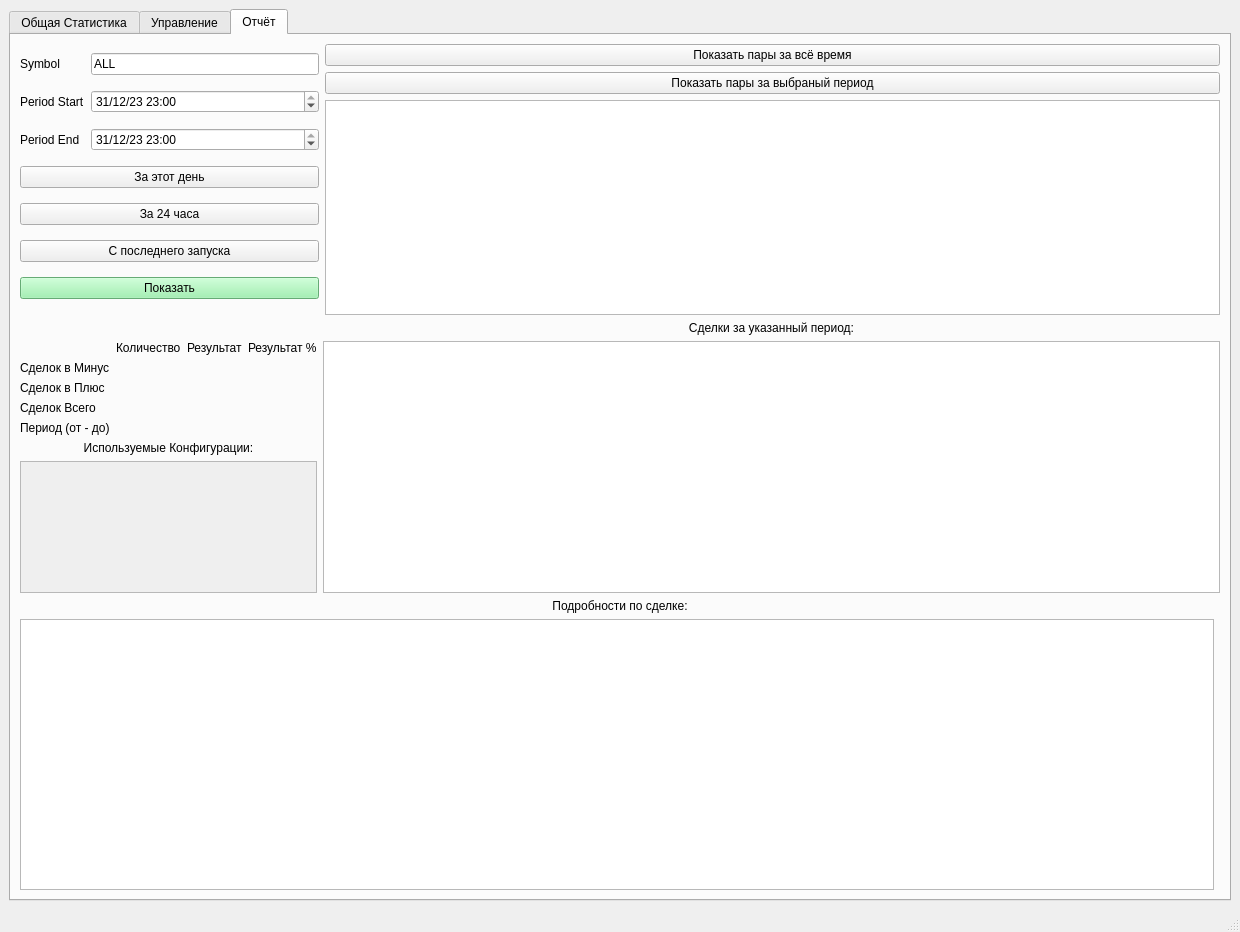
<?xml version="1.0" encoding="UTF-8"?>
<ui version="4.0">
 <class>MainWindow</class>
 <widget class="QMainWindow" name="MainWindow">
  <property name="geometry">
   <rect>
    <x>0</x>
    <y>0</y>
    <width>1240</width>
    <height>932</height>
   </rect>
  </property>
  <property name="windowTitle">
   <string>MainWindow</string>
  </property>
  <widget class="QWidget" name="centralwidget">
   <layout class="QGridLayout" name="gridLayout_12">
    <item row="0" column="0">
     <widget class="QTabWidget" name="tabWidget">
      <property name="enabled">
       <bool>true</bool>
      </property>
      <property name="maximumSize">
       <size>
        <width>16777215</width>
        <height>16777215</height>
       </size>
      </property>
      <property name="currentIndex">
       <number>2</number>
      </property>
      <widget class="QWidget" name="tab_general">
       <attribute name="title">
        <string>Общая Статистика</string>
       </attribute>
       <layout class="QGridLayout" name="gridLayout_5" rowstretch="0,0,0,0,0,0,0,0,0,0">
        <item row="2" column="0">
         <widget class="QPushButton" name="rapid_stop_all_btn">
          <property name="styleSheet">
           <string notr="true">background: rgb(237, 51, 59);
font: 11pt &quot;Cantarell&quot;;
color:  rgb(0, 0, 0); </string>
          </property>
          <property name="text">
           <string>Market Stop All</string>
          </property>
         </widget>
        </item>
        <item row="1" column="0">
         <widget class="QPushButton" name="stop_all_btn">
          <property name="text">
           <string>Stop New Signals</string>
          </property>
         </widget>
        </item>
        <item row="3" column="1">
         <widget class="QPushButton" name="refresh_open_deals_btn">
          <property name="text">
           <string>Обновить</string>
          </property>
         </widget>
        </item>
        <item row="5" column="1">
         <widget class="QPushButton" name="refresh_finished_deals_btn">
          <property name="text">
           <string>Обновить</string>
          </property>
         </widget>
        </item>
        <item row="8" column="0">
         <widget class="QLabel" name="logger_lbl">
          <property name="text">
           <string>События работы стратегий:</string>
          </property>
         </widget>
        </item>
        <item row="3" column="0">
         <widget class="QLabel" name="label">
          <property name="text">
           <string>Открытые позиции</string>
          </property>
         </widget>
        </item>
        <item row="0" column="1" rowspan="3">
         <layout class="QGridLayout" name="gridLayout_4">
          <item row="1" column="1">
           <widget class="QLabel" name="depo_start_val">
            <property name="text">
             <string/>
            </property>
            <property name="alignment">
             <set>Qt::AlignRight|Qt::AlignTrailing|Qt::AlignVCenter</set>
            </property>
           </widget>
          </item>
          <item row="0" column="0">
           <widget class="QLabel" name="tss_lbl">
            <property name="text">
             <string>Время с момента запуска: </string>
            </property>
           </widget>
          </item>
          <item row="2" column="0">
           <widget class="QLabel" name="depo_current_lbl">
            <property name="text">
             <string>Текущий депозит:</string>
            </property>
           </widget>
          </item>
          <item row="2" column="1">
           <widget class="QLabel" name="depo_current_val">
            <property name="text">
             <string/>
            </property>
            <property name="alignment">
             <set>Qt::AlignRight|Qt::AlignTrailing|Qt::AlignVCenter</set>
            </property>
           </widget>
          </item>
          <item row="1" column="0">
           <widget class="QLabel" name="depo_start_lbl">
            <property name="text">
             <string>Депозит на момент запуска:  </string>
            </property>
           </widget>
          </item>
          <item row="0" column="1">
           <widget class="QLabel" name="tss_val">
            <property name="text">
             <string/>
            </property>
            <property name="alignment">
             <set>Qt::AlignRight|Qt::AlignTrailing|Qt::AlignVCenter</set>
            </property>
           </widget>
          </item>
          <item row="3" column="0">
           <widget class="QLabel" name="depo_delta_lbl">
            <property name="text">
             <string>Изменение депозита:</string>
            </property>
           </widget>
          </item>
          <item row="3" column="1">
           <widget class="QLabel" name="depo_delta_val">
            <property name="text">
             <string/>
            </property>
            <property name="alignment">
             <set>Qt::AlignRight|Qt::AlignTrailing|Qt::AlignVCenter</set>
            </property>
           </widget>
          </item>
         </layout>
        </item>
        <item row="5" column="0">
         <widget class="QLabel" name="finished_deals_lbl">
          <property name="text">
           <string>Завершенные сделки</string>
          </property>
         </widget>
        </item>
        <item row="6" column="0" colspan="2">
         <widget class="QTableView" name="finished_deals_table"/>
        </item>
        <item row="0" column="0">
         <widget class="QPushButton" name="start_all_btn">
          <property name="styleSheet">
           <string notr="true">background: rgb(143, 240, 164);
font: 11pt &quot;Cantarell&quot;;
color:  rgb(0, 0, 0);</string>
          </property>
          <property name="text">
           <string>Start All</string>
          </property>
         </widget>
        </item>
        <item row="9" column="0" colspan="2">
         <widget class="QTextBrowser" name="logger_field"/>
        </item>
        <item row="4" column="0" colspan="2">
         <widget class="QTableView" name="open_deals_table"/>
        </item>
       </layout>
      </widget>
      <widget class="QWidget" name="tab_settings">
       <attribute name="title">
        <string>Управление</string>
       </attribute>
       <layout class="QGridLayout" name="gridLayout_3">
        <item row="0" column="3">
         <layout class="QVBoxLayout" name="verticalLayout_2">
          <property name="topMargin">
           <number>0</number>
          </property>
          <item>
           <widget class="QPushButton" name="load_cfg_btn">
            <property name="text">
             <string>Загрузить конфигурацию</string>
            </property>
           </widget>
          </item>
          <item>
           <widget class="QPushButton" name="save_cfg_btn">
            <property name="styleSheet">
             <string notr="true"/>
            </property>
            <property name="text">
             <string>Сохранить текущую конфигурацию</string>
            </property>
           </widget>
          </item>
         </layout>
        </item>
        <item row="3" column="3">
         <widget class="QFrame" name="gridFrame">
          <property name="frameShape">
           <enum>QFrame::Box</enum>
          </property>
          <layout class="QGridLayout" name="gridLayout_7" rowstretch="1,0,0,0,0,0,0,0" columnstretch="2,0">
           <item row="5" column="1">
            <widget class="QLineEdit" name="filter_slow_ema_period_input">
             <property name="text">
              <string/>
             </property>
            </widget>
           </item>
           <item row="7" column="1">
            <widget class="QLineEdit" name="filter_delta_limit">
             <property name="text">
              <string/>
             </property>
            </widget>
           </item>
           <item row="1" column="1">
            <widget class="QCheckBox" name="filter_enabled_chkbx">
             <property name="layoutDirection">
              <enum>Qt::LeftToRight</enum>
             </property>
             <property name="styleSheet">
              <string notr="true">margin-left:50%; 
margin-right:50%;</string>
             </property>
             <property name="text">
              <string/>
             </property>
            </widget>
           </item>
           <item row="4" column="0">
            <widget class="QLabel" name="label_7">
             <property name="text">
              <string>Таймфрейм</string>
             </property>
            </widget>
           </item>
           <item row="6" column="1">
            <widget class="QLineEdit" name="filter_fast_ema_period_input">
             <property name="text">
              <string/>
             </property>
            </widget>
           </item>
           <item row="1" column="0">
            <widget class="QLabel" name="label_11">
             <property name="text">
              <string>Включен</string>
             </property>
            </widget>
           </item>
           <item row="4" column="1">
            <widget class="QComboBox" name="filter_tf_input">
             <item>
              <property name="text">
               <string>1m</string>
              </property>
             </item>
             <item>
              <property name="text">
               <string>3m</string>
              </property>
             </item>
             <item>
              <property name="text">
               <string>5m</string>
              </property>
             </item>
             <item>
              <property name="text">
               <string>15m</string>
              </property>
             </item>
             <item>
              <property name="text">
               <string>30m</string>
              </property>
             </item>
             <item>
              <property name="text">
               <string>1h</string>
              </property>
             </item>
             <item>
              <property name="text">
               <string>4h</string>
              </property>
             </item>
             <item>
              <property name="text">
               <string>6h</string>
              </property>
             </item>
             <item>
              <property name="text">
               <string>12h</string>
              </property>
             </item>
            </widget>
           </item>
           <item row="6" column="0">
            <widget class="QLabel" name="label_9">
             <property name="text">
              <string>Период Быстрой
ЕМА (баров)</string>
             </property>
            </widget>
           </item>
           <item row="0" column="0" colspan="2">
            <widget class="QLabel" name="label_6">
             <property name="text">
              <string>Фильтр:</string>
             </property>
             <property name="alignment">
              <set>Qt::AlignCenter</set>
             </property>
            </widget>
           </item>
           <item row="7" column="0">
            <widget class="QLabel" name="label_10">
             <property name="text">
              <string>Макс. разреш дельта (%)</string>
             </property>
            </widget>
           </item>
           <item row="5" column="0">
            <widget class="QLabel" name="label_8">
             <property name="text">
              <string>Период Медленной
ЕМА (баров)</string>
             </property>
            </widget>
           </item>
           <item row="2" column="1">
            <widget class="QCheckBox" name="filter_disable_position_add_chkbx">
             <property name="styleSheet">
              <string notr="true">margin-left:50%; 
margin-right:50%;</string>
             </property>
             <property name="text">
              <string/>
             </property>
            </widget>
           </item>
           <item row="2" column="0">
            <widget class="QLabel" name="label_13">
             <property name="text">
              <string>Нет Докупки в позиции</string>
             </property>
            </widget>
           </item>
          </layout>
         </widget>
        </item>
        <item row="3" column="0" rowspan="4" colspan="2">
         <widget class="QScrollArea" name="configuredSymbolsScrollArea">
          <property name="widgetResizable">
           <bool>true</bool>
          </property>
          <widget class="QWidget" name="configuredSymbolsScrollAreaWidget">
           <property name="geometry">
            <rect>
             <x>0</x>
             <y>0</y>
             <width>477</width>
             <height>620</height>
            </rect>
           </property>
           <layout class="QVBoxLayout" name="verticalLayout">
            <item>
             <layout class="QVBoxLayout" name="configuredSymbolsVLayout">
              <item>
               <spacer name="verticalSpacer">
                <property name="orientation">
                 <enum>Qt::Vertical</enum>
                </property>
                <property name="sizeHint" stdset="0">
                 <size>
                  <width>20</width>
                  <height>40</height>
                 </size>
                </property>
               </spacer>
              </item>
             </layout>
            </item>
            <item>
             <layout class="QHBoxLayout" name="horizontalLayout_2">
              <item>
               <widget class="QLabel" name="total_symbols">
                <property name="text">
                 <string>Всего пар:</string>
                </property>
               </widget>
              </item>
              <item>
               <widget class="QLabel" name="total_symbols_val">
                <property name="text">
                 <string/>
                </property>
               </widget>
              </item>
             </layout>
            </item>
           </layout>
          </widget>
         </widget>
        </item>
        <item row="3" column="2" rowspan="4">
         <widget class="QFrame" name="frame">
          <property name="frameShape">
           <enum>QFrame::Box</enum>
          </property>
          <layout class="QGridLayout" name="gridLayout" columnstretch="3,0">
           <item row="3" column="1">
            <widget class="QComboBox" name="tf_input">
             <item>
              <property name="text">
               <string>1m</string>
              </property>
             </item>
             <item>
              <property name="text">
               <string>3m</string>
              </property>
             </item>
             <item>
              <property name="text">
               <string>5m</string>
              </property>
             </item>
             <item>
              <property name="text">
               <string>15m</string>
              </property>
             </item>
             <item>
              <property name="text">
               <string>30m</string>
              </property>
             </item>
             <item>
              <property name="text">
               <string>1h</string>
              </property>
             </item>
             <item>
              <property name="text">
               <string>4h</string>
              </property>
             </item>
             <item>
              <property name="text">
               <string>6h</string>
              </property>
             </item>
             <item>
              <property name="text">
               <string>12h</string>
              </property>
             </item>
            </widget>
           </item>
           <item row="11" column="0">
            <widget class="QLabel" name="max_mart_depth_lbl">
             <property name="text">
              <string>Кол-во
Дополнительных Ордеров</string>
             </property>
             <property name="alignment">
              <set>Qt::AlignCenter</set>
             </property>
            </widget>
           </item>
           <item row="5" column="1">
            <widget class="QLineEdit" name="deal_deposit_input">
             <property name="inputMask">
              <string/>
             </property>
            </widget>
           </item>
           <item row="9" column="1">
            <widget class="QLineEdit" name="slow_ema_period_input">
             <property name="text">
              <string>23</string>
             </property>
            </widget>
           </item>
           <item row="13" column="1">
            <widget class="QLineEdit" name="pause_bars_num_input">
             <property name="text">
              <string>5</string>
             </property>
            </widget>
           </item>
           <item row="8" column="1">
            <widget class="QComboBox" name="allowed_direction_input">
             <item>
              <property name="text">
               <string>BOTH</string>
              </property>
             </item>
             <item>
              <property name="text">
               <string>Только LONG</string>
              </property>
             </item>
             <item>
              <property name="text">
               <string>Только SHORT</string>
              </property>
             </item>
            </widget>
           </item>
           <item row="14" column="1">
            <widget class="QLineEdit" name="min_delta_perc_input">
             <property name="text">
              <string>1</string>
             </property>
            </widget>
           </item>
           <item row="1" column="0" colspan="2">
            <widget class="QLabel" name="header_3">
             <property name="text">
              <string>Пареметры входа в сделку:</string>
             </property>
             <property name="alignment">
              <set>Qt::AlignCenter</set>
             </property>
            </widget>
           </item>
           <item row="10" column="1">
            <widget class="QLineEdit" name="fast_ema_period_input">
             <property name="text">
              <string>9</string>
             </property>
            </widget>
           </item>
           <item row="12" column="0">
            <widget class="QLabel" name="mart_coef_lbl">
             <property name="text">
              <string>Увеличение при Мартингейл, %</string>
             </property>
            </widget>
           </item>
           <item row="4" column="0">
            <widget class="QLabel" name="leverage_lbl">
             <property name="text">
              <string>Плечо</string>
             </property>
            </widget>
           </item>
           <item row="11" column="1">
            <widget class="QLineEdit" name="max_mart_depth_input">
             <property name="text">
              <string>2</string>
             </property>
            </widget>
           </item>
           <item row="14" column="0">
            <widget class="QLabel" name="min_delta_perc_lbl">
             <property name="text">
              <string>Мин. Дельта докупа, %</string>
             </property>
            </widget>
           </item>
           <item row="2" column="1">
            <widget class="QLineEdit" name="symbol_input">
             <property name="alignment">
              <set>Qt::AlignLeading|Qt::AlignLeft|Qt::AlignVCenter</set>
             </property>
            </widget>
           </item>
           <item row="9" column="0">
            <widget class="QLabel" name="slow_ema_period_lbl">
             <property name="text">
              <string>Период Медленной
ЕМА (баров)</string>
             </property>
             <property name="alignment">
              <set>Qt::AlignCenter</set>
             </property>
            </widget>
           </item>
           <item row="3" column="0">
            <widget class="QLabel" name="tf_lbl">
             <property name="text">
              <string>Таймфрейм</string>
             </property>
            </widget>
           </item>
           <item row="12" column="1">
            <widget class="QLineEdit" name="mart_coef_input">
             <property name="text">
              <string>25</string>
             </property>
            </widget>
           </item>
           <item row="5" column="0">
            <widget class="QLabel" name="deal_deposit_lbl">
             <property name="text">
              <string>Сумма 1 Входа
(без учёта плеча)</string>
             </property>
            </widget>
           </item>
           <item row="2" column="0">
            <widget class="QLabel" name="asset_lbl">
             <property name="text">
              <string>Актив</string>
             </property>
            </widget>
           </item>
           <item row="7" column="0">
            <widget class="QLabel" name="margin_type_lbl">
             <property name="text">
              <string>Тип Маржи</string>
             </property>
            </widget>
           </item>
           <item row="13" column="0">
            <widget class="QLabel" name="pause_bars_num_lbl">
             <property name="text">
              <string>Пауза, кол-во Баров</string>
             </property>
            </widget>
           </item>
           <item row="4" column="1">
            <widget class="QLineEdit" name="leverage_input">
             <property name="text">
              <string>1</string>
             </property>
            </widget>
           </item>
           <item row="7" column="1">
            <widget class="QComboBox" name="margin_type_input">
             <item>
              <property name="text">
               <string>ISOLATED</string>
              </property>
             </item>
             <item>
              <property name="text">
               <string>CROSSED</string>
              </property>
             </item>
            </widget>
           </item>
           <item row="10" column="0">
            <widget class="QLabel" name="fast_ema_period_lbl">
             <property name="text">
              <string>Период Быстрой
ЕМА (баров)</string>
             </property>
             <property name="alignment">
              <set>Qt::AlignCenter</set>
             </property>
            </widget>
           </item>
           <item row="8" column="0">
            <widget class="QLabel" name="direction_lbl">
             <property name="text">
              <string>Направление</string>
             </property>
            </widget>
           </item>
           <item row="15" column="0">
            <widget class="QLabel" name="label_12">
             <property name="text">
              <string>&lt;html&gt;&lt;head/&gt;&lt;body&gt;&lt;p&gt;&lt;span style=&quot; font-weight:700;&quot;&gt;Максимальный депозит&lt;br/&gt;в сделке:&lt;/span&gt;&lt;/p&gt;&lt;/body&gt;&lt;/html&gt;</string>
             </property>
            </widget>
           </item>
           <item row="15" column="1">
            <widget class="QLabel" name="max_deal_deposit">
             <property name="text">
              <string/>
             </property>
            </widget>
           </item>
          </layout>
         </widget>
        </item>
        <item row="0" column="2">
         <layout class="QVBoxLayout" name="verticalLayout_3">
          <item>
           <widget class="QPushButton" name="clean_input_btn">
            <property name="text">
             <string>Очистить ввод</string>
            </property>
           </widget>
          </item>
         </layout>
        </item>
        <item row="5" column="3">
         <widget class="QPushButton" name="add_asset_cfg_btn">
          <property name="text">
           <string>Добавить</string>
          </property>
         </widget>
        </item>
        <item row="2" column="0">
         <widget class="QLabel" name="label_5">
          <property name="text">
           <string>Сконфигурированые Активы</string>
          </property>
         </widget>
        </item>
        <item row="0" column="0">
         <widget class="QFrame" name="frame1">
          <property name="frameShape">
           <enum>QFrame::Box</enum>
          </property>
          <layout class="QGridLayout" name="gridLayout_6">
           <property name="topMargin">
            <number>1</number>
           </property>
           <item row="1" column="0">
            <widget class="QLabel" name="account_mode_lbl">
             <property name="text">
              <string>Режим работы</string>
             </property>
            </widget>
           </item>
           <item row="3" column="1">
            <widget class="QLineEdit" name="btc_stop_short_input">
             <property name="placeholderText">
              <string>BTC растёт</string>
             </property>
            </widget>
           </item>
           <item row="3" column="0">
            <widget class="QLabel" name="label_3">
             <property name="text">
              <string>Стоп шорт по BTC </string>
             </property>
            </widget>
           </item>
           <item row="0" column="0">
            <widget class="QLabel" name="max_simultaneous_deals_lbl">
             <property name="text">
              <string>Сделок одновременно (макс 10)</string>
             </property>
            </widget>
           </item>
           <item row="2" column="1">
            <widget class="QLineEdit" name="btc_stop_long_input">
             <property name="inputMask">
              <string/>
             </property>
             <property name="text">
              <string/>
             </property>
             <property name="placeholderText">
              <string>BTC падает</string>
             </property>
            </widget>
           </item>
           <item row="4" column="0">
            <widget class="QLabel" name="label_4">
             <property name="text">
              <string>Текущая цена BTC:</string>
             </property>
            </widget>
           </item>
           <item row="1" column="1">
            <widget class="QComboBox" name="account_mode_input">
             <item>
              <property name="text">
               <string>Односторонний</string>
              </property>
             </item>
             <item>
              <property name="text">
               <string>Хэдж</string>
              </property>
             </item>
            </widget>
           </item>
           <item row="0" column="1">
            <widget class="QLineEdit" name="max_simultaneous_deals_input">
             <property name="text">
              <string>5</string>
             </property>
            </widget>
           </item>
           <item row="4" column="1">
            <widget class="QLabel" name="current_btc_price_lbl">
             <property name="text">
              <string/>
             </property>
            </widget>
           </item>
           <item row="2" column="0">
            <widget class="QLabel" name="label_2">
             <property name="text">
              <string>Стоп лонг по BTC </string>
             </property>
            </widget>
           </item>
           <item row="4" column="2">
            <widget class="QPushButton" name="update_btc_price_btn">
             <property name="text">
              <string>Update</string>
             </property>
            </widget>
           </item>
           <item row="0" column="2" rowspan="4">
            <widget class="QPushButton" name="apply_strat_settings_btn">
             <property name="text">
              <string>Apply</string>
             </property>
            </widget>
           </item>
          </layout>
         </widget>
        </item>
        <item row="4" column="3">
         <widget class="QFrame" name="frame2">
          <property name="frameShape">
           <enum>QFrame::Box</enum>
          </property>
          <layout class="QGridLayout" name="gridLayout_2" rowstretch="1,0,0,0,0" columnstretch="1,0">
           <item row="1" column="1">
            <widget class="QLabel" name="rp_lbl">
             <property name="text">
              <string>Значение (%)</string>
             </property>
             <property name="alignment">
              <set>Qt::AlignCenter</set>
             </property>
            </widget>
           </item>
           <item row="3" column="0">
            <widget class="QLabel" name="tp1_lbl">
             <property name="text">
              <string>ТП</string>
             </property>
            </widget>
           </item>
           <item row="4" column="0">
            <widget class="QLabel" name="ema_cross_close_lbl">
             <property name="text">
              <string>Выход EMA CROSS</string>
             </property>
            </widget>
           </item>
           <item row="2" column="1">
            <widget class="QLineEdit" name="sl_input"/>
           </item>
           <item row="2" column="0">
            <widget class="QLabel" name="sl_lbl">
             <property name="text">
              <string>Стоп</string>
             </property>
            </widget>
           </item>
           <item row="4" column="1">
            <widget class="QLineEdit" name="ema_cross_tp_input">
             <property name="inputMask">
              <string/>
             </property>
             <property name="placeholderText">
              <string>Мин. % для отработки</string>
             </property>
            </widget>
           </item>
           <item row="3" column="1">
            <widget class="QLineEdit" name="tp_input"/>
           </item>
           <item row="0" column="0" colspan="2">
            <widget class="QLabel" name="header_2">
             <property name="text">
              <string>Пареметры выхода из сделки</string>
             </property>
             <property name="alignment">
              <set>Qt::AlignCenter</set>
             </property>
            </widget>
           </item>
          </layout>
         </widget>
        </item>
       </layout>
      </widget>
      <widget class="QWidget" name="report_tab">
       <property name="sizePolicy">
        <sizepolicy hsizetype="Preferred" vsizetype="Preferred">
         <horstretch>0</horstretch>
         <verstretch>0</verstretch>
        </sizepolicy>
       </property>
       <property name="minimumSize">
        <size>
         <width>0</width>
         <height>0</height>
        </size>
       </property>
       <attribute name="title">
        <string>Отчёт</string>
       </attribute>
       <layout class="QGridLayout" name="gridLayout_19" rowstretch="0,0,0,0" columnstretch="0,0">
        <item row="1" column="0" colspan="2">
         <layout class="QGridLayout" name="gridLayout_17" columnstretch="0,2" rowminimumheight="0,0,0,0" columnminimumwidth="0,30">
          <item row="2" column="0">
           <widget class="QLabel" name="label_21">
            <property name="text">
             <string>Используемые Конфигурации:</string>
            </property>
            <property name="alignment">
             <set>Qt::AlignCenter</set>
            </property>
           </widget>
          </item>
          <item row="1" column="0">
           <layout class="QGridLayout" name="gridLayout_29">
            <item row="2" column="0">
             <widget class="QLabel" name="label_67">
              <property name="text">
               <string>Сделок в Плюс</string>
              </property>
             </widget>
            </item>
            <item row="0" column="1">
             <widget class="QLabel" name="deals_profit_out_2">
              <property name="text">
               <string>Количество</string>
              </property>
             </widget>
            </item>
            <item row="3" column="0">
             <widget class="QLabel" name="label_66">
              <property name="text">
               <string>Сделок Всего</string>
              </property>
             </widget>
            </item>
            <item row="1" column="0">
             <widget class="QLabel" name="label_68">
              <property name="text">
               <string>Сделок в Минус</string>
              </property>
             </widget>
            </item>
            <item row="1" column="2">
             <widget class="QLabel" name="deals_loss_total_out">
              <property name="text">
               <string/>
              </property>
             </widget>
            </item>
            <item row="3" column="2">
             <widget class="QLabel" name="deals_result_total_out">
              <property name="text">
               <string/>
              </property>
             </widget>
            </item>
            <item row="4" column="0">
             <widget class="QLabel" name="label_29">
              <property name="text">
               <string>Период (от - до)</string>
              </property>
             </widget>
            </item>
            <item row="1" column="1">
             <widget class="QLabel" name="deals_loss_out">
              <property name="text">
               <string/>
              </property>
             </widget>
            </item>
            <item row="4" column="1">
             <widget class="QLabel" name="deals_result_total_period_start">
              <property name="text">
               <string/>
              </property>
             </widget>
            </item>
            <item row="4" column="2">
             <widget class="QLabel" name="deals_result_total_period_end">
              <property name="text">
               <string/>
              </property>
             </widget>
            </item>
            <item row="3" column="1">
             <widget class="QLabel" name="deals_num_total_out">
              <property name="text">
               <string/>
              </property>
             </widget>
            </item>
            <item row="2" column="2">
             <widget class="QLabel" name="deals_profit_total_out">
              <property name="text">
               <string/>
              </property>
             </widget>
            </item>
            <item row="0" column="2">
             <widget class="QLabel" name="result_report_lbl">
              <property name="text">
               <string>Результат</string>
              </property>
             </widget>
            </item>
            <item row="2" column="1">
             <widget class="QLabel" name="deals_profit_out">
              <property name="text">
               <string/>
              </property>
             </widget>
            </item>
            <item row="0" column="3">
             <widget class="QLabel" name="label_49">
              <property name="text">
               <string>Результат %</string>
              </property>
             </widget>
            </item>
            <item row="1" column="3">
             <widget class="QLabel" name="deals_loss_total_perc_out">
              <property name="text">
               <string/>
              </property>
             </widget>
            </item>
            <item row="2" column="3">
             <widget class="QLabel" name="deals_profit_total_perc_out">
              <property name="text">
               <string/>
              </property>
             </widget>
            </item>
            <item row="3" column="3">
             <widget class="QLabel" name="deals_result_total_perc_out">
              <property name="text">
               <string/>
              </property>
             </widget>
            </item>
           </layout>
          </item>
          <item row="0" column="1">
           <widget class="QLabel" name="label_20">
            <property name="text">
             <string>Сделки за указанный период:</string>
            </property>
            <property name="alignment">
             <set>Qt::AlignCenter</set>
            </property>
           </widget>
          </item>
          <item row="3" column="0">
           <widget class="QScrollArea" name="report_cfgDetailsScrollArea">
            <property name="widgetResizable">
             <bool>true</bool>
            </property>
            <widget class="QWidget" name="report_cfgDetailsScrollAreaWidget">
             <property name="geometry">
              <rect>
               <x>0</x>
               <y>0</y>
               <width>370</width>
               <height>86</height>
              </rect>
             </property>
             <layout class="QVBoxLayout" name="verticalLayout_5">
              <item>
               <layout class="QVBoxLayout" name="report_cfgDetailsVLayout">
                <item>
                 <spacer name="report_cfgVerticalSpacer">
                  <property name="orientation">
                   <enum>Qt::Vertical</enum>
                  </property>
                  <property name="sizeHint" stdset="0">
                   <size>
                    <width>20</width>
                    <height>40</height>
                   </size>
                  </property>
                 </spacer>
                </item>
               </layout>
              </item>
             </layout>
            </widget>
           </widget>
          </item>
          <item row="1" column="1" rowspan="3">
           <widget class="QTableView" name="report_brief_deal_data_tableView"/>
          </item>
         </layout>
        </item>
        <item row="3" column="0">
         <widget class="QTableView" name="tp_deal_report_tableView"/>
        </item>
        <item row="2" column="0" colspan="2">
         <widget class="QLabel" name="label_14">
          <property name="text">
           <string>Подробности по сделке:</string>
          </property>
          <property name="alignment">
           <set>Qt::AlignCenter</set>
          </property>
         </widget>
        </item>
        <item row="0" column="0" colspan="2">
         <layout class="QHBoxLayout" name="horizontalLayout" stretch="1,3">
          <item>
           <layout class="QGridLayout" name="report_parms_grid">
            <item row="1" column="1">
             <widget class="QDateTimeEdit" name="report_datetime_since_input">
              <property name="inputMethodHints">
               <set>Qt::ImhNone</set>
              </property>
              <property name="date">
               <date>
                <year>2023</year>
                <month>12</month>
                <day>31</day>
               </date>
              </property>
              <property name="time">
               <time>
                <hour>23</hour>
                <minute>0</minute>
                <second>0</second>
               </time>
              </property>
              <property name="displayFormat">
               <string>d/M/yy h:mm</string>
              </property>
             </widget>
            </item>
            <item row="3" column="0" colspan="2">
             <widget class="QPushButton" name="report_this_day_btn">
              <property name="text">
               <string>За этот день</string>
              </property>
             </widget>
            </item>
            <item row="4" column="0" colspan="2">
             <widget class="QPushButton" name="report_past_24h_btn">
              <property name="text">
               <string>За 24 часа</string>
              </property>
             </widget>
            </item>
            <item row="2" column="1">
             <widget class="QDateTimeEdit" name="report_datetime_till_input">
              <property name="inputMethodHints">
               <set>Qt::ImhNone</set>
              </property>
              <property name="date">
               <date>
                <year>2023</year>
                <month>12</month>
                <day>31</day>
               </date>
              </property>
              <property name="time">
               <time>
                <hour>23</hour>
                <minute>0</minute>
                <second>0</second>
               </time>
              </property>
              <property name="displayFormat">
               <string>d/M/yy h:mm</string>
              </property>
             </widget>
            </item>
            <item row="6" column="0" colspan="2">
             <widget class="QPushButton" name="report_show_report_btn">
              <property name="styleSheet">
               <string notr="true">background: rgb(143, 240, 164);
font: 11pt &quot;Cantarell&quot;;
color:  rgb(0, 0, 0);</string>
              </property>
              <property name="text">
               <string>Показать</string>
              </property>
             </widget>
            </item>
            <item row="2" column="0">
             <widget class="QLabel" name="label_64">
              <property name="text">
               <string>Period End</string>
              </property>
             </widget>
            </item>
            <item row="0" column="1">
             <widget class="QLineEdit" name="report_symbol_input">
              <property name="text">
               <string>ALL</string>
              </property>
             </widget>
            </item>
            <item row="0" column="0">
             <widget class="QLabel" name="label_65">
              <property name="text">
               <string>Symbol</string>
              </property>
             </widget>
            </item>
            <item row="1" column="0">
             <widget class="QLabel" name="label_63">
              <property name="text">
               <string>Period Start</string>
              </property>
             </widget>
            </item>
            <item row="5" column="0" colspan="2">
             <widget class="QPushButton" name="report_since_startup_btn">
              <property name="text">
               <string>С последнего запуска</string>
              </property>
             </widget>
            </item>
           </layout>
          </item>
          <item>
           <layout class="QVBoxLayout" name="verticalLayout_6">
            <item>
             <widget class="QPushButton" name="report_show_all_symbols_history_btn">
              <property name="text">
               <string>Показать пары за всё время</string>
              </property>
             </widget>
            </item>
            <item>
             <widget class="QPushButton" name="report_show_all_symbols_period_btn">
              <property name="text">
               <string>Показать пары за выбраный период</string>
              </property>
             </widget>
            </item>
            <item>
             <widget class="QTableView" name="report_all_symbols_history_tableView">
              <attribute name="horizontalHeaderCascadingSectionResizes">
               <bool>true</bool>
              </attribute>
              <attribute name="horizontalHeaderStretchLastSection">
               <bool>false</bool>
              </attribute>
             </widget>
            </item>
           </layout>
          </item>
         </layout>
        </item>
       </layout>
      </widget>
     </widget>
    </item>
   </layout>
  </widget>
  <widget class="QMenuBar" name="menubar">
   <property name="geometry">
    <rect>
     <x>0</x>
     <y>0</y>
     <width>1240</width>
     <height>23</height>
    </rect>
   </property>
  </widget>
  <widget class="QStatusBar" name="statusbar"/>
 </widget>
 <resources/>
 <connections/>
</ui>
